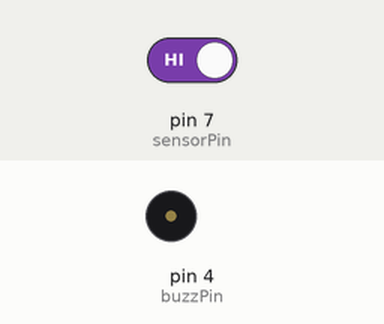
The sketch below on a simulated Arduino Uno, built with avr-gcc and run on an emulated ATmega328P. On the bench: buzzer (waves = sounding). The inputs (shaded band) are chosen by the test bench; at power-on: pin 7 (sensorPin) HIGH.

Above: at 12.12 s.
12.5 s: pin 7 (sensorPin) driven LOW
At 13.06 s:
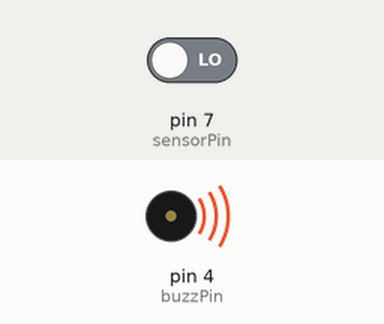
19.0 s: pin 7 (sensorPin) driven HIGH
At 23.5 s:
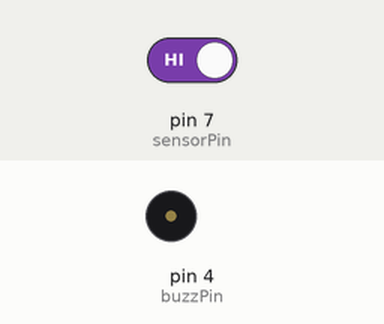
Timing chart, 0 to 31.5 s (numbered marks = the images above; inputs shaded):
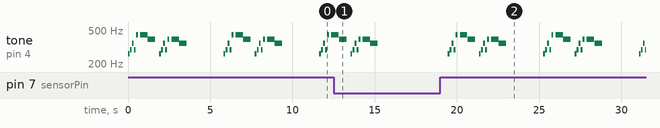

Measured:
- after the input at 12.5 s, tone on pin 4 (buzzPin): goes on until 15.2 s, then stays silent
- after the input at 19.0 s, tone on pin 4 (buzzPin): plays 262 Hz for 0.11 s, 294 Hz for 0.11 s, 349 Hz for 0.11 s, 294 Hz for 0.11 s, 440 Hz for 0.11 s, 440 Hz for 0.45 s … (32 notes in this stretch), starting after 0.44 s
- by itself, tone on pin 4 (buzzPin): plays 262 Hz for 0.11 s, 294 Hz for 0.11 s, 349 Hz for 0.11 s, 294 Hz for 0.11 s, 440 Hz for 0.11 s, 440 Hz for 0.45 s … (34 notes in this stretch)

The sketch:

doorAlarm.ino
```cpp
#include "LowPower.h"

const int songLength = 18;
char notes[] = "cdfda ag cdfdg gf ";
int beats[] = {1,1,1,1,1,1,4,4,2,1,1,1,1,1,1,4,4,2};
int tempo = 113;
int sensorPin=7;
int buzzPin=4;
int prevState=LOW;
int state=LOW;

void setup() {
  // put your setup code here, to run once:
  pinMode(sensorPin,INPUT_PULLUP); // sensor
  pinMode(buzzPin,OUTPUT);


}

void loop() {
  // put your main code here, to run repeatedly:
  state=digitalRead(sensorPin);
  if(state!=prevState && state==HIGH){
    int i, duration;
    for (i = 0; i < songLength; i++) // step through the song arrays
    {
      duration = beats[i] * tempo;  // length of note/rest in ms
      if (notes[i] == ' ')          // is this a rest?
      {
        delay(duration);            // then pause for a moment
      }
      else                          // otherwise, play the note
      {
        tone(buzzPin, frequency(notes[i]), duration);
        delay(duration);            // wait for tone to finish
      }
      delay(tempo/10);              // brief pause between notes
    }

    state=LOW;
  }
  prevState=state;
  LowPower.powerDown(SLEEP_2S,ADC_OFF,BOD_OFF);

}


int frequency(char note)
{
  int i;
  const int numNotes = 8;  // number of notes we're storing
  char names[] = { 'c', 'd', 'e', 'f', 'g', 'a', 'b', 'C' };
  int frequencies[] = {262, 294, 330, 349, 392, 440, 494, 523};
  for (i = 0; i < numNotes; i++)  // Step through the notes
  {
    if (names[i] == note)         // Is this the one?
    {
      return(frequencies[i]);     // Yes! Return the frequency
    }
  }
  return(0);
}
```
